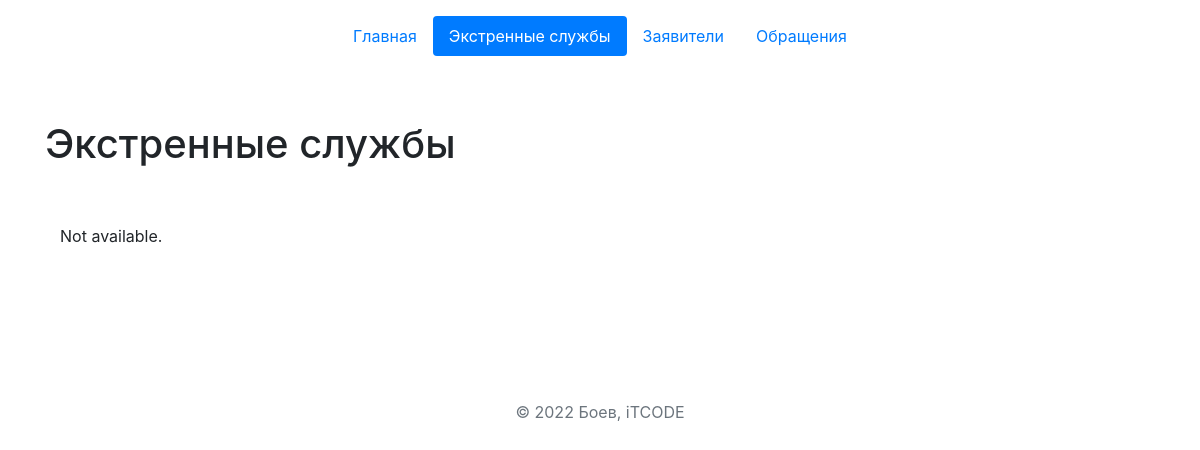
The app's page /models_1/, older data.
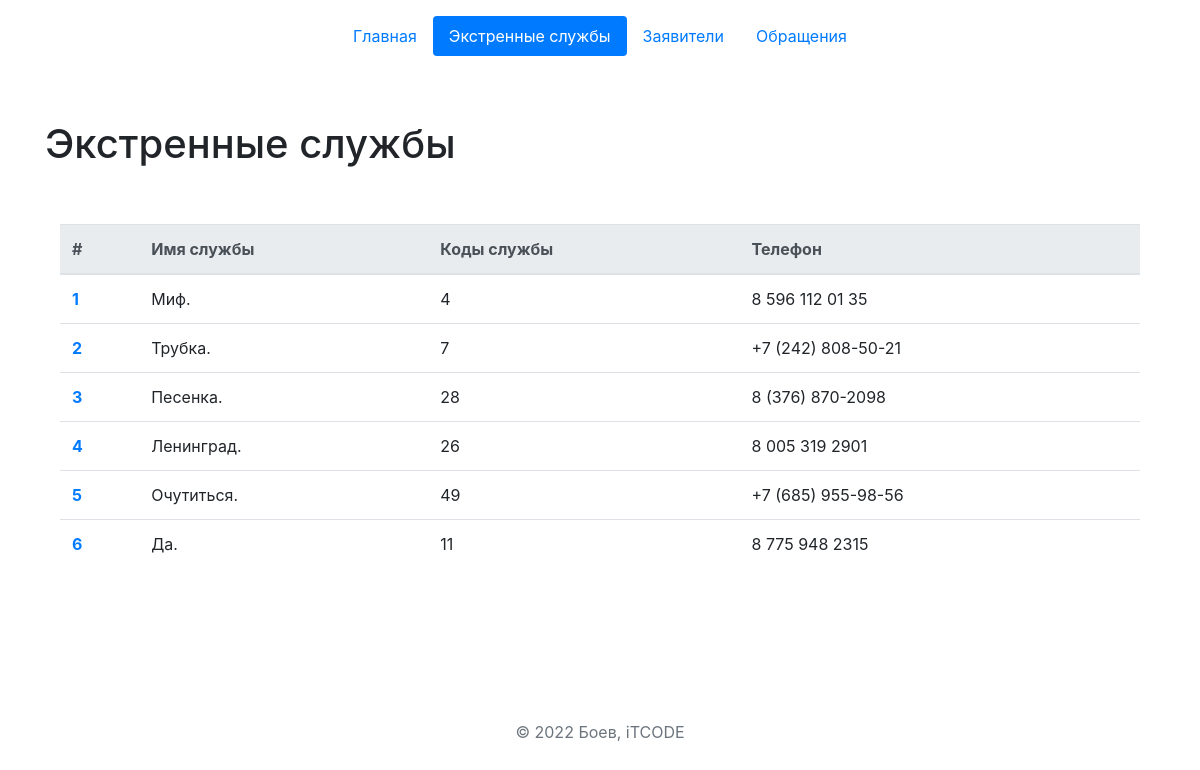
The same page, newer data.
### emergency_request/models.py (models this page shows, shortened)
class EmergencyService(models.Model):
    service_name = models.CharField('Имя экстренной службы', max_length=255)
    service_code = models.CharField('Код экстренной службы', max_length=255)
    phone_number = models.CharField('Телефон экстренной службы', max_length=255)
    class Meta:
        verbose_name = 'Экстренная служба'
        verbose_name_plural = 'Экстренные службы'
        ordering = ('service_code',)

### emergency_request/views.py (the view)
# urls.py: path('models_1/', views.models_1, name='models_1'),
def models_1(request):
    emergencies = EmergencyService.objects.all().order_by('id')
    context = {
        'emergencies': emergencies,
        'navbar': 'models_1'}
    return render(request, 'emergency_request/models_1.html', context)

### emergency_request/templates/emergency_request/models_1.html (shortened to what this page needs)
{% extends 'base.html' %}
{% load emergency_extras %}
{% block nav %}
    {% include 'includes/nav_models.html' %}
{% endblock %}
{% block content %}
<div class="container py-5">
    <h1>
        Экстренные службы
    </h1>
    <div class="container py-5 align-items-center">
        {% if emergencies %}
        <table class="table">
            <thead class="thead-light col-md-5">
            <tr>
                <th scope="col">#</th>
                <th scope="col">Имя службы</th>
                <th scope="col">Коды службы</th>
                <th scope="col">Телефон</th>
            </tr>
            </thead>
            <tbody>
            {% for emergency in emergencies %}
            <tr>
                <th scope="row"><a href="{% url 'emergency_request:model_1' emergency.id %}">{{ emergency.id }}</a></th>
                <td>{{ emergency.service_name }}</td>
                <td>{{ emergency.service_code }}</td>
                <td>{{ emergency.phone_number }}</td>
            </tr>
            {% endfor %}
            </tbody>
        </table>
        {% else %}
            <p>Not available.</p>
        {% endif %}
    </div>
</div>
{% endblock content %}

### emergency_request/templates/base.html (shortened to what this page needs)
<!DOCTYPE html>
<html lang="ru">
  <head>
    {% include 'includes/head.html' %}
  </head>
  <body>
    <header>
        {% block nav %}NAVBAR{% endblock nav %}
    </header>
    <main>
        {% block content %}CONTENT{% endblock content %}
    </main>
      {% include 'includes/footer.html' %}
  </body>
</html>

### emergency_request/templates/includes/head.html (shortened to what this page needs)
<link rel="stylesheet" href="https://cdn.jsdelivr.net/npm/bootstrap@4.3.1/dist/css/bootstrap.min.css"
>
<link rel="stylesheet" href="/static/css/bootstrap.min.css">

### emergency_request/templates/includes/nav_models.html
<div class="container">
    <header class="d-flex justify-content-center py-3">
        <ul class="nav nav-pills">
            <li class="nav-item"><a href="{% url 'emergency_request:extra_3' %}"
                                    class="nav-link {% if navbar == 'extra_3' %}active{% endif %}"
                                    aria-current="page">Главная</a></li>
            <li class="nav-item"><a href="{% url 'emergency_request:models_1' %}"
                                    class="nav-link {% if navbar == 'models_1' %}active{% endif %}"
                                    aria-current="page">Экстренные службы</a></li>
            <li class="nav-item"><a href="{% url 'emergency_request:models_2' %}"
                                    class="nav-link {% if navbar == 'models_2' %}active{% endif %}"
                                    aria-current="page">Заявители</a></li>
            <li class="nav-item"><a href="{% url 'emergency_request:models_3' %}"
                                    class="nav-link {% if navbar == 'models_3' %}active{% endif %}"
                                    aria-current="page">Обращения</a></li>
        </ul>
    </header>
</div>

### emergency_request/templates/includes/footer.html (shortened to what this page needs)
<div class="container">
    <footer class="py-3 my-4">
        <p class="text-center text-muted">© 2022 Боев, iTCODE</p>
    </footer>
</div>

Row changes from the older to the newer data that the page shows:
added EmergencyService: id "1", service_name "Миф.", service_code "4", phone_number "8 596 112 01 35"
added EmergencyService: id "2", service_name "Трубка.", service_code "7", phone_number "+7 (242) 808-50-21"
added EmergencyService: id "3", service_name "Песенка.", service_code "28", phone_number "8 (376) 870-2098"
added EmergencyService: id "4", service_name "Ленинград.", service_code "26", phone_number "8 005 319 2901"
added EmergencyService: id "5", service_name "Очутиться.", service_code "49", phone_number "+7 (685) 955-98-56"
added EmergencyService: id "6", service_name "Да.", service_code "11", phone_number "8 775 948 2315"
Text that changed along with them:
text no longer shown: "Not available."
text now shown: "# Имя службы Коды службы Телефон"
